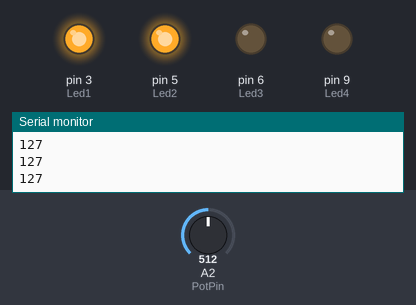
Recording of a sketch running on a simulated Arduino Uno, built with avr-gcc and run on an emulated ATmega328P. Shown: output pins drawn as LEDs (lit = HIGH), the last lines printed to the serial monitor. The inputs (shaded band) are chosen by the test bench; at power-on: A2 (PotPin) = 512.

Above: at 1.2 s.
1.3 s: A2 (PotPin) set to 498
At 2.0 s:
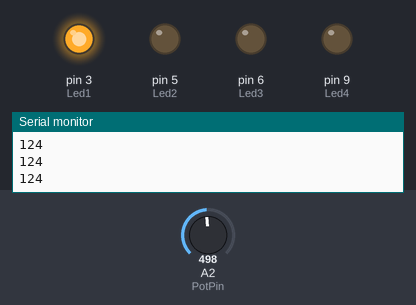
2.8 s: A2 (PotPin) set to 272
4.3 s: A2 (PotPin) set to 238
At 5.5 s:
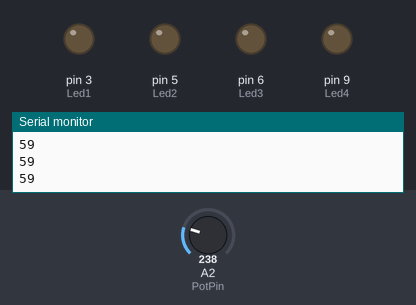
5.8 s: A2 (PotPin) set to 900
At 6.8 s:
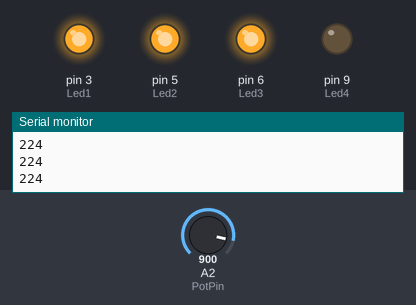
7.3 s: A2 (PotPin) set to 1009
8.8 s: A2 (PotPin) set to 1023
At 9.1 s:
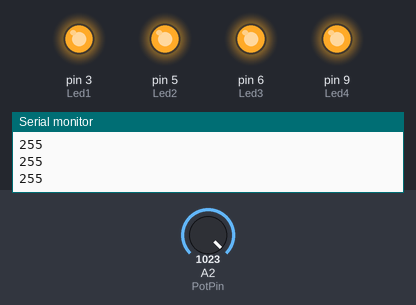
Timing chart, 0 to 11.3 s (numbered marks = the images above; inputs shaded):
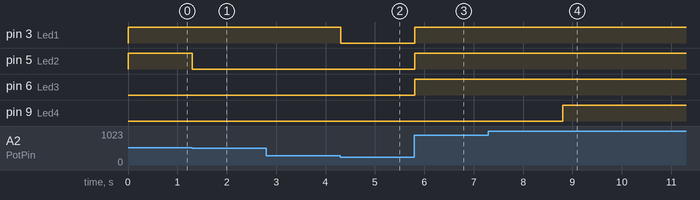

The sketch:

Lights_potentiometer.ino
```cpp
const int Led1 = 3;
const int Led2 = 5;
const int Led3 = 6;
const int Led4 = 9;

const int PotPin = A2;
const int buttonPin = 11;

//int val;
//int pwm;

void setup() {
  // put your setup code here, to run once:
  pinMode (Led1,OUTPUT);
  pinMode (Led2,OUTPUT);
  pinMode (Led3,OUTPUT);
  pinMode (Led4,OUTPUT);
  pinMode (buttonPin,INPUT);
  Serial.begin(9600);
}

void loop() {
  // put your main code here, to run repeatedly:
  int val = analogRead (PotPin);
  int pwm = map(val,0,1023,0,255);
  int LedQuant = map(val,0,1023,0,4);
  //analogWrite(Led1,pwm);
  //analogWrite(Led2,pwm);
  //analogWrite(Led3,pwm);
  //analogWrite(Led4,pwm);
  Serial.println(pwm);
  if (LedQuant == 0) {
  digitalWrite(Led1,LOW);
  digitalWrite(Led2,LOW);
  digitalWrite(Led3,LOW);
  digitalWrite(Led4,LOW);
  }
  if (LedQuant == 1) {
  digitalWrite(Led1,HIGH);
  digitalWrite(Led2,LOW);
  digitalWrite(Led3,LOW);
  digitalWrite(Led4,LOW);
  }
  if (LedQuant == 2) {
  digitalWrite(Led1,HIGH);
  digitalWrite(Led2,HIGH);
  digitalWrite(Led3,LOW);
  digitalWrite(Led4,LOW);
  }
  if (LedQuant == 3) {
  digitalWrite(Led1,HIGH);
  digitalWrite(Led2,HIGH);
  digitalWrite(Led3,HIGH);
  digitalWrite(Led4,LOW);
  }
  if (LedQuant == 4) {
  digitalWrite(Led1,HIGH);
  digitalWrite(Led2,HIGH);
  digitalWrite(Led3,HIGH);
  digitalWrite(Led4,HIGH);
  }
}
```

Measured:
- the behaviour switches between 512 and 511 on A2 (PotPin) (found by bisection; images 0 and 1)
- the behaviour switches between 256 and 255 on A2 (PotPin) (found by bisection; images 1 and 2)
- the behaviour switches between 1022 and 1023 on A2 (PotPin) (found by bisection; images 3 and 4)
- after the input at 1.3 s, pin 5 (Led2): HIGH → LOW at once
- after the input at 4.3 s, pin 3 (Led1): HIGH → LOW at once
- after the input at 5.8 s, pin 3 (Led1), pin 5 (Led2), pin 6 (Led3): LOW → HIGH at once
- after the input at 8.8 s, pin 9 (Led4): LOW → HIGH at once
